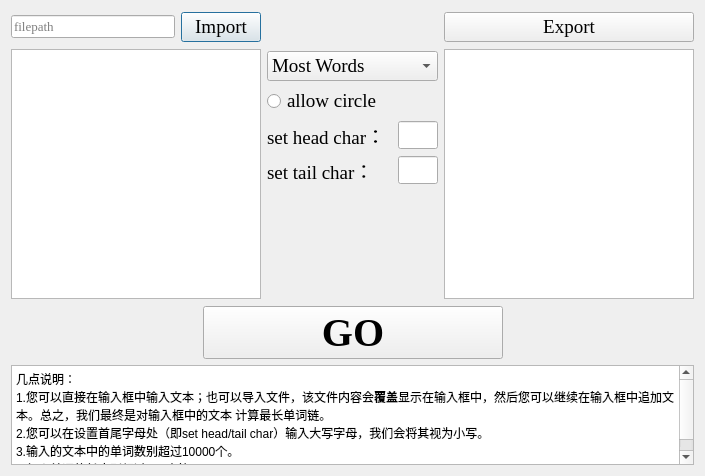
<?xml version="1.0" encoding="UTF-8"?>
<ui version="4.0">
 <class>Dialog</class>
 <widget class="QDialog" name="Dialog">
  <property name="geometry">
   <rect>
    <x>0</x>
    <y>0</y>
    <width>705</width>
    <height>476</height>
   </rect>
  </property>
  <property name="windowTitle">
   <string>WordList</string>
  </property>
  <layout class="QVBoxLayout" name="verticalLayout_5">
   <property name="sizeConstraint">
    <enum>QLayout::SetNoConstraint</enum>
   </property>
   <item>
    <layout class="QHBoxLayout" name="horizontalLayout_5">
     <property name="sizeConstraint">
      <enum>QLayout::SetNoConstraint</enum>
     </property>
     <item>
      <layout class="QVBoxLayout" name="verticalLayout_3">
       <property name="sizeConstraint">
        <enum>QLayout::SetDefaultConstraint</enum>
       </property>
       <item>
        <layout class="QHBoxLayout" name="horizontalLayout_3">
         <item>
          <widget class="QLineEdit" name="le_path">
           <property name="sizePolicy">
            <sizepolicy hsizetype="Expanding" vsizetype="Fixed">
             <horstretch>0</horstretch>
             <verstretch>0</verstretch>
            </sizepolicy>
           </property>
           <property name="font">
            <font>
             <family>Times New Roman</family>
             <pointsize>10</pointsize>
            </font>
           </property>
           <property name="placeholderText">
            <string>filepath</string>
           </property>
          </widget>
         </item>
         <item>
          <widget class="QPushButton" name="btn_import">
           <property name="font">
            <font>
             <family>Times New Roman</family>
             <pointsize>14</pointsize>
             <weight>50</weight>
             <bold>false</bold>
            </font>
           </property>
           <property name="text">
            <string>Import</string>
           </property>
          </widget>
         </item>
        </layout>
       </item>
       <item>
        <widget class="QTextEdit" name="te_in">
         <property name="minimumSize">
          <size>
           <width>250</width>
           <height>250</height>
          </size>
         </property>
         <property name="maximumSize">
          <size>
           <width>250</width>
           <height>250</height>
          </size>
         </property>
         <property name="font">
          <font>
           <family>Times New Roman</family>
           <pointsize>11</pointsize>
          </font>
         </property>
         <property name="placeholderText">
          <string/>
         </property>
        </widget>
       </item>
      </layout>
     </item>
     <item>
      <layout class="QVBoxLayout" name="verticalLayout_4" stretch="0,2,4">
       <item>
        <spacer name="verticalSpacer_2">
         <property name="orientation">
          <enum>Qt::Vertical</enum>
         </property>
         <property name="sizeHint" stdset="0">
          <size>
           <width>20</width>
           <height>40</height>
          </size>
         </property>
        </spacer>
       </item>
       <item>
        <layout class="QVBoxLayout" name="verticalLayout" stretch="4,4,1,1">
         <property name="sizeConstraint">
          <enum>QLayout::SetNoConstraint</enum>
         </property>
         <item>
          <widget class="QComboBox" name="cbox_choose">
           <property name="font">
            <font>
             <family>Times New Roman</family>
             <pointsize>14</pointsize>
             <weight>50</weight>
             <bold>false</bold>
            </font>
           </property>
           <property name="editable">
            <bool>false</bool>
           </property>
           <property name="currentText">
            <string>Most Words</string>
           </property>
           <item>
            <property name="text">
             <string>Most Words</string>
            </property>
           </item>
           <item>
            <property name="text">
             <string>Most Chars</string>
            </property>
           </item>
          </widget>
         </item>
         <item>
          <widget class="QRadioButton" name="rbtn_circle">
           <property name="font">
            <font>
             <family>Times New Roman</family>
             <pointsize>14</pointsize>
             <weight>50</weight>
             <bold>false</bold>
            </font>
           </property>
           <property name="text">
            <string>allow circle</string>
           </property>
          </widget>
         </item>
         <item>
          <layout class="QHBoxLayout" name="horizontalLayout">
           <item>
            <widget class="QLabel" name="label">
             <property name="font">
              <font>
               <family>Times New Roman</family>
               <pointsize>14</pointsize>
               <weight>50</weight>
               <bold>false</bold>
              </font>
             </property>
             <property name="text">
              <string>set head char：</string>
             </property>
            </widget>
           </item>
           <item>
            <widget class="QLineEdit" name="le_head">
             <property name="minimumSize">
              <size>
               <width>40</width>
               <height>0</height>
              </size>
             </property>
             <property name="maximumSize">
              <size>
               <width>40</width>
               <height>16777215</height>
              </size>
             </property>
             <property name="font">
              <font>
               <family>Times New Roman</family>
               <pointsize>13</pointsize>
              </font>
             </property>
             <property name="maxLength">
              <number>1</number>
             </property>
            </widget>
           </item>
          </layout>
         </item>
         <item>
          <layout class="QHBoxLayout" name="horizontalLayout_2">
           <item>
            <widget class="QLabel" name="label_2">
             <property name="font">
              <font>
               <family>Times New Roman</family>
               <pointsize>14</pointsize>
               <weight>50</weight>
               <bold>false</bold>
              </font>
             </property>
             <property name="text">
              <string>set tail char：</string>
             </property>
            </widget>
           </item>
           <item>
            <widget class="QLineEdit" name="le_tail">
             <property name="minimumSize">
              <size>
               <width>40</width>
               <height>0</height>
              </size>
             </property>
             <property name="maximumSize">
              <size>
               <width>40</width>
               <height>16777215</height>
              </size>
             </property>
             <property name="font">
              <font>
               <family>Times New Roman</family>
               <pointsize>13</pointsize>
              </font>
             </property>
             <property name="maxLength">
              <number>1</number>
             </property>
            </widget>
           </item>
          </layout>
         </item>
        </layout>
       </item>
       <item>
        <spacer name="verticalSpacer">
         <property name="orientation">
          <enum>Qt::Vertical</enum>
         </property>
         <property name="sizeHint" stdset="0">
          <size>
           <width>20</width>
           <height>40</height>
          </size>
         </property>
        </spacer>
       </item>
      </layout>
     </item>
     <item>
      <layout class="QVBoxLayout" name="verticalLayout_2">
       <item>
        <widget class="QPushButton" name="btn_export">
         <property name="font">
          <font>
           <family>Times New Roman</family>
           <pointsize>14</pointsize>
           <weight>50</weight>
           <bold>false</bold>
          </font>
         </property>
         <property name="text">
          <string>Export</string>
         </property>
        </widget>
       </item>
       <item>
        <widget class="QTextBrowser" name="tb_out">
         <property name="minimumSize">
          <size>
           <width>250</width>
           <height>250</height>
          </size>
         </property>
         <property name="maximumSize">
          <size>
           <width>250</width>
           <height>250</height>
          </size>
         </property>
         <property name="font">
          <font>
           <family>Times New Roman</family>
           <pointsize>11</pointsize>
          </font>
         </property>
        </widget>
       </item>
      </layout>
     </item>
    </layout>
   </item>
   <item>
    <layout class="QHBoxLayout" name="horizontalLayout_4">
     <item>
      <spacer name="horizontalSpacer_2">
       <property name="orientation">
        <enum>Qt::Horizontal</enum>
       </property>
       <property name="sizeHint" stdset="0">
        <size>
         <width>40</width>
         <height>20</height>
        </size>
       </property>
      </spacer>
     </item>
     <item>
      <widget class="QPushButton" name="btn_go">
       <property name="minimumSize">
        <size>
         <width>300</width>
         <height>0</height>
        </size>
       </property>
       <property name="maximumSize">
        <size>
         <width>300</width>
         <height>16777215</height>
        </size>
       </property>
       <property name="font">
        <font>
         <family>Times New Roman</family>
         <pointsize>30</pointsize>
         <weight>75</weight>
         <bold>true</bold>
        </font>
       </property>
       <property name="layoutDirection">
        <enum>Qt::LeftToRight</enum>
       </property>
       <property name="text">
        <string>GO</string>
       </property>
      </widget>
     </item>
     <item>
      <spacer name="horizontalSpacer">
       <property name="orientation">
        <enum>Qt::Horizontal</enum>
       </property>
       <property name="sizeHint" stdset="0">
        <size>
         <width>40</width>
         <height>20</height>
        </size>
       </property>
      </spacer>
     </item>
    </layout>
   </item>
   <item>
    <widget class="QTextBrowser" name="textBrowser">
     <property name="minimumSize">
      <size>
       <width>0</width>
       <height>100</height>
      </size>
     </property>
     <property name="maximumSize">
      <size>
       <width>16777215</width>
       <height>100</height>
      </size>
     </property>
     <property name="html">
      <string>&lt;!DOCTYPE HTML PUBLIC &quot;-//W3C//DTD HTML 4.0//EN&quot; &quot;http://www.w3.org/TR/REC-html40/strict.dtd&quot;&gt;
&lt;html&gt;&lt;head&gt;&lt;meta name=&quot;qrichtext&quot; content=&quot;1&quot; /&gt;&lt;style type=&quot;text/css&quot;&gt;
p, li { white-space: pre-wrap; }
&lt;/style&gt;&lt;/head&gt;&lt;body style=&quot; font-family:'SimSun'; font-size:9pt; font-weight:400; font-style:normal;&quot;&gt;
&lt;p style=&quot; margin-top:0px; margin-bottom:0px; margin-left:0px; margin-right:0px; -qt-block-indent:0; text-indent:0px;&quot;&gt;几点说明：&lt;/p&gt;
&lt;p style=&quot; margin-top:0px; margin-bottom:0px; margin-left:0px; margin-right:0px; -qt-block-indent:0; text-indent:0px;&quot;&gt;1.您可以直接在输入框中输入文本；也可以导入文件，该文件内容会&lt;span style=&quot; font-weight:600;&quot;&gt;覆盖&lt;/span&gt;显示在输入框中，然后您可以继续在输入框中追加文本。总之，我们最终是对输入框中的文本 计算最长单词链。&lt;/p&gt;
&lt;p style=&quot; margin-top:0px; margin-bottom:0px; margin-left:0px; margin-right:0px; -qt-block-indent:0; text-indent:0px;&quot;&gt;2.您可以在设置首尾字母处（即set head/tail char）输入大写字母，我们会将其视为小写。&lt;/p&gt;
&lt;p style=&quot; margin-top:0px; margin-bottom:0px; margin-left:0px; margin-right:0px; -qt-block-indent:0; text-indent:0px;&quot;&gt;3.输入的文本中的单词数别超过10000个。&lt;/p&gt;
&lt;p style=&quot; margin-top:0px; margin-bottom:0px; margin-left:0px; margin-right:0px; -qt-block-indent:0; text-indent:0px;&quot;&gt;4.每个单词的长度别超过400字符。&lt;/p&gt;&lt;/body&gt;&lt;/html&gt;</string>
     </property>
    </widget>
   </item>
  </layout>
 </widget>
 <layoutdefault spacing="6" margin="11"/>
 <resources/>
 <connections/>
</ui>
